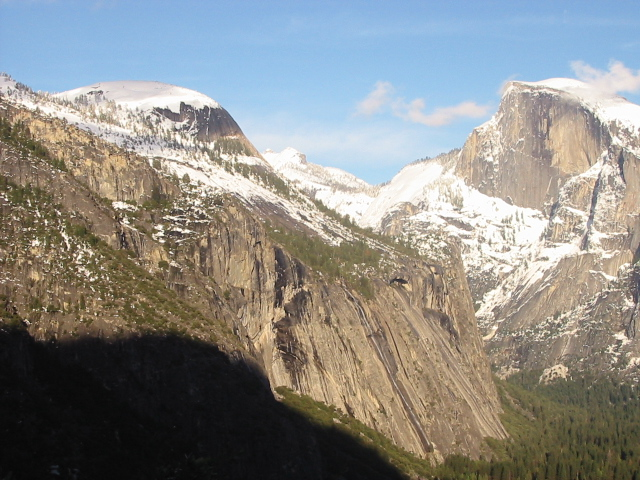
//> input picture Task08/input1.jpg, 640 x 480 px
$ ./stitching   (built with g++ and OpenCV 4)
//> lines starting //> are read from the running program, lines starting //| are printed output that depends on the picture; after the words box and inside, x2 and y2 are one past the last pixel; in counts of white or black regions, pixels touching at a corner belong together
// #include "pch.h"
#include <opencv2/opencv.hpp>
//#include <opencv2/nonfree/nonfree.hpp>
#include <iostream>
#include <vector>
#include <cmath>
#include <random>
#include <ctime>

#define RATIO_THR 0.4

using namespace std;
using namespace cv;

double euclidDistance(const Mat& vec1, const Mat& vec2);
int nearestNeighbor(const Mat& vec, const vector<KeyPoint>& keypoints, const Mat& descriptors);

void findPairs(vector<KeyPoint>& keypoints1, Mat& descriptors1,
	vector<KeyPoint>& keypoints2, Mat& descriptors2,
	vector<Point2f>& srcPoints, vector<Point2f>& dstPoints, bool crossCheck, bool ratio_threshold);

template <typename T>
Mat cal_affine(vector<int> ptl_x, vector<int> ptl_y, vector<int> ptr_x, vector<int> ptr_y, int number_of_points);

void blend_stitching(const Mat I1, const Mat I2, Mat& I_f, int bound_l, int bound_u, float alpha);
Mat cal_affine_RANSAC(vector<Point2f>& srcPoints, vector<Point2f>& dstPoints, int k, int S, double delta);
void stitching(const Mat& img1, const Mat& img2, vector<Point2f>& srcPoints, vector<Point2f>& dstPoints, String estOpt, int k, int S);

int main() {
	srand((unsigned)time(0));

	Mat input1 = imread("input1.jpg", IMREAD_COLOR);
//> input1 is the input picture: 480 rows x 640 cols, CV_8UC3; mean B, G, R 135.4, 139.3, 139.5
	Mat input2 = imread("input2.jpg", IMREAD_COLOR);
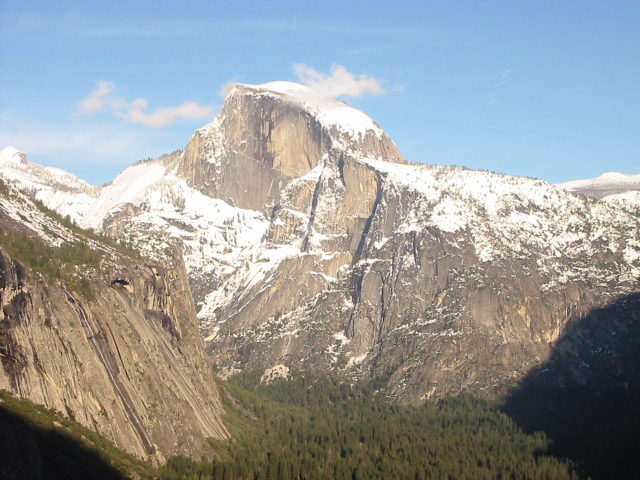
//> input picture Task08/input2.jpg, 640 x 480 px
//> input2 is the input picture: 480 rows x 640 cols, CV_8UC3; mean B, G, R 155.6, 155.5, 151.7
	Mat input1_gray, input2_gray;

	if (!input1.data || !input2.data)
	{
		std::cout << "Could not open" << std::endl;
		return -1;
	}


	cvtColor(input1, input1_gray, COLOR_RGB2GRAY);
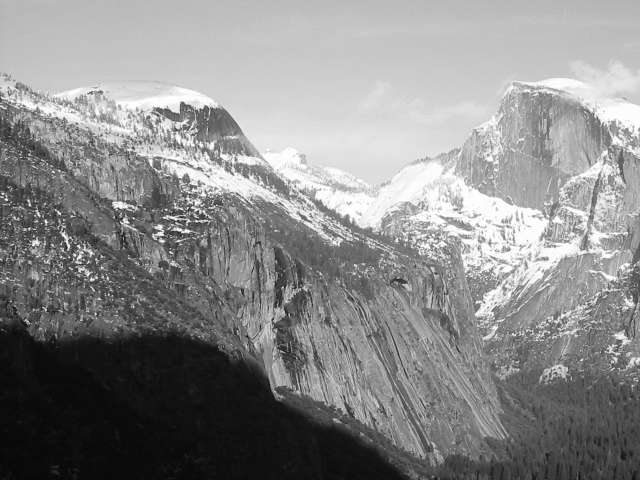
//> input1_gray: 480 rows x 640 cols, CV_8UC1; min 6, max 255, mean 138.2
	cvtColor(input2, input2_gray, COLOR_RGB2GRAY);
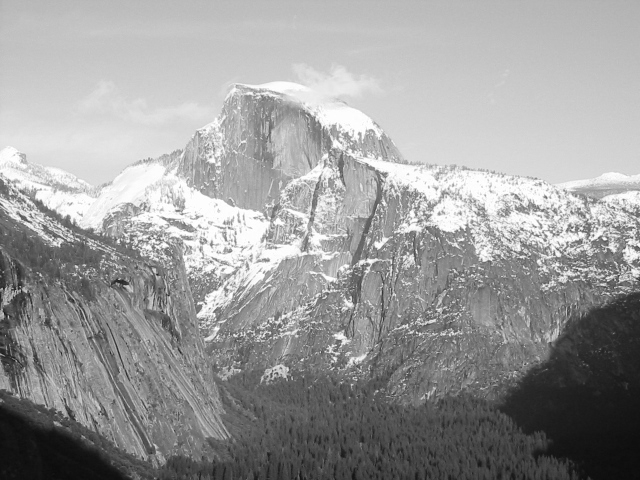
//> input2_gray: 480 rows x 640 cols, CV_8UC1; min 11, max 255, mean 155.1

	Ptr<SIFT> sift = SIFT::create(
		0,		// nFeatures
		4,		// nOctaveLayers
		0.04,	// contrastThreshold
		10,		// edgeThreshold
		1.6		// sigma
	);

	// Create a image for displaying mathing keypoints
	Size size = input2.size();
//> size = Size(640, 480)
	Size sz = Size(size.width + input1_gray.size().width, max(size.height, input1_gray.size().height));
//> sz = Size(1280, 480)
	Mat matchingImage = Mat::zeros(sz, CV_8UC3);

	input1.copyTo(matchingImage(Rect(size.width, 0, input1_gray.size().width, input1_gray.size().height)));
	input2.copyTo(matchingImage(Rect(0, 0, size.width, size.height)));

	// Compute keypoints and descriptor from the source image in advance
	vector<KeyPoint> keypoints1;
	Mat descriptors1;

	sift->detectAndCompute(input1_gray, noArray(), keypoints1, descriptors1);
//> keypoints1 = 2866 keypoints; strongest (x, y, size): (6, 199, 1.9), (78, 246, 2.1), (74, 255, 2), (46, 222, 2.3)
	printf("input1 : %d keypoints are found.\n", (int)keypoints1.size());
//| input1 : 2866 keypoints are found.

	vector<KeyPoint> keypoints2;
	Mat descriptors2;

	// Detect keypoints

	sift->detectAndCompute(input2_gray, noArray(), keypoints2, descriptors2);
//> keypoints2 = 2623 keypoints; strongest (x, y, size): (604, 239, 2.3), (545, 197, 2.3), (573, 230, 1.9), (118, 241, 2.3)
	printf("input2: %zd keypoints are found.\n", keypoints2.size());
//| input2: 2623 keypoints are found.

	for (int i = 0; i < keypoints1.size(); i++) {
		KeyPoint kp = keypoints1[i];
		kp.pt.x += size.width;
		circle(matchingImage, kp.pt, cvRound(kp.size * 0.25), Scalar(255, 255, 0), 1, 8, 0);
	}
//> this loop made 2866 passes
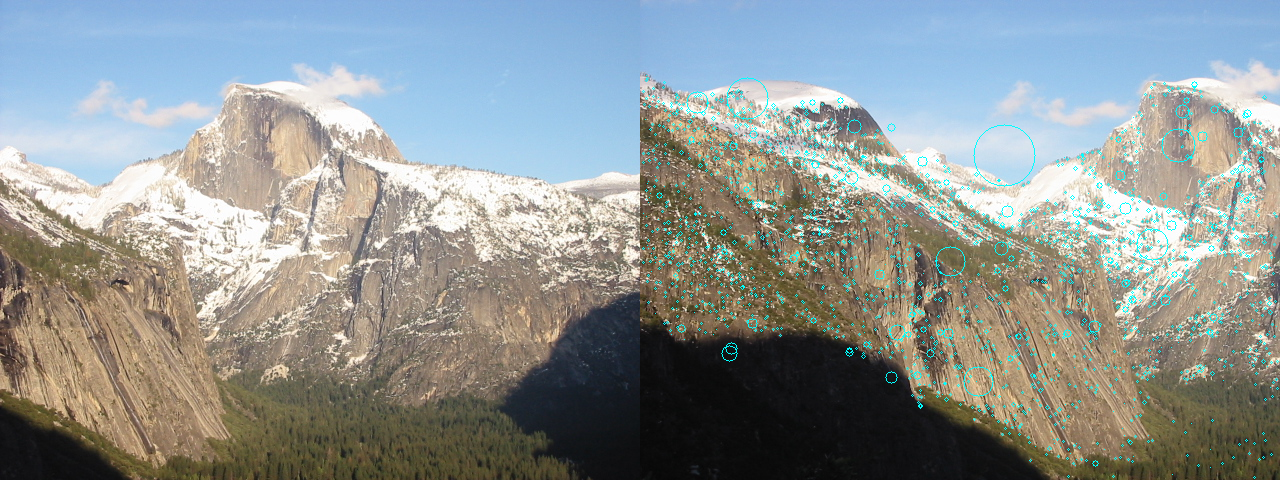
//> matchingImage: 480 rows x 1280 cols, CV_8UC3; mean B, G, R 147.4, 149, 142.9

	for (int i = 0; i < keypoints2.size(); i++) {
		KeyPoint kp = keypoints2[i];
		circle(matchingImage, kp.pt, cvRound(kp.size * 0.25), Scalar(255, 255, 0), 1, 8, 0);
	}
//> this loop made 2623 passes
//> kp on passes 1 to 3: keypoint at (2.6, 351.2), size 3.3, keypoint at (2.6, 351.2), size 3.3, keypoint at (3.1, 387.6), size 1.9
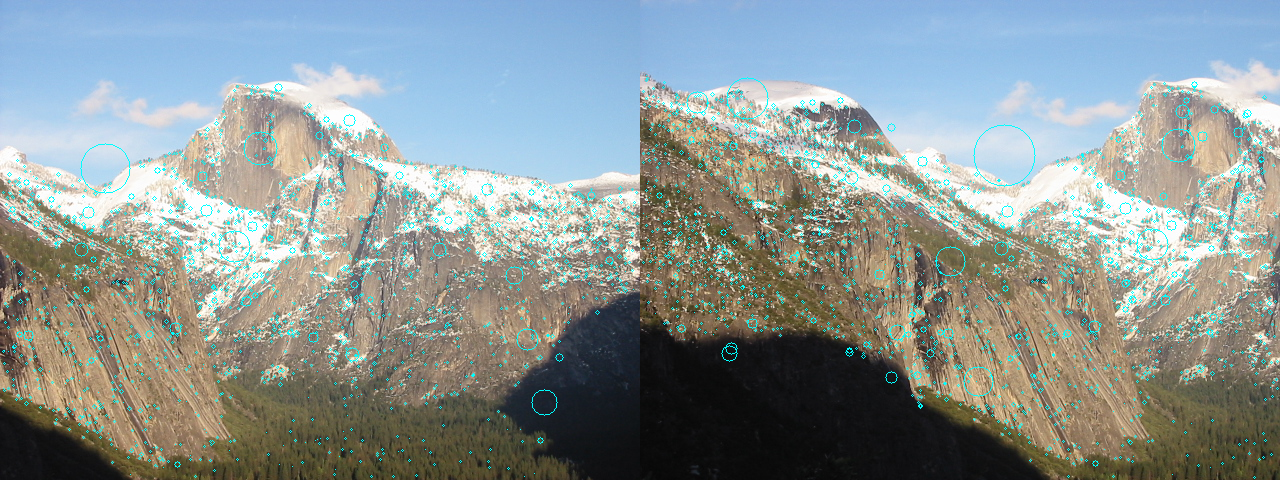
//> matchingImage: 480 rows x 1280 cols, CV_8UC3; 1.42% of pixels changed, all inside (x1, y1, x2, y2) = (2, 83, 639, 478)

	// Find nearest neighbor pairs
	vector<Point2f> srcPoints;
	vector<Point2f> dstPoints;
	bool crossCheck = true;
	bool ratio_threshold = true;
	findPairs(keypoints2, descriptors2, keypoints1, descriptors1, srcPoints, dstPoints, crossCheck, ratio_threshold);
//> the loop in findPairs, `for (int i = 0; i < descriptors1.rows; i++)` made 2623 passes
//> after the loop in findPairs, `for (int i = 0; i < descriptors1.rows; i++)`: srcPoints = 838 Points (x, y), first 12: [7.91, 199], [8.43, 327.1], [8.48, 351.4], [9.07, 217.9], [10.34, 279.4], [13.1, 385.2], [13.13, 196.6], [14.07, 350.8], [14.46, 261], [14.93, 181.2], [15.92, 343.2], [16.33, 399.2]; dstPoints = 838 Points (x, y), first 12: [288.4, 199.2], [289.4, 324.8], [289.4, 348.9], [289.9, 218.1], [291.1, 278.2], [293.7, 381.9], [293.7, 196.7], [294.5, 348.1], [295.5, 260.4], [295, 181.6], [296.3, 340.6], [296.8, 395.9]
	printf("%zd keypoints are matched.\n", srcPoints.size());
//| 838 keypoints are matched.

	// Draw line between nearest neighbor pairs
	for (int i = 0; i < (int)srcPoints.size(); ++i) {
		Point2f pt1 = srcPoints[i];
		Point2f pt2 = dstPoints[i];
		Point2f from = pt1;
		Point2f to = Point(size.width + pt2.x, pt2.y);
		line(matchingImage, from, to, Scalar(0, 0, 255));
	}
//> this loop made 838 passes
//> (pt2, from, to) on passes 1 to 3: (Point(288.4, 199.2), Point(7.91, 199), Point(928, 199)), (Point(289.4, 324.8), Point(8.43, 327.2), Point(929, 324)), (Point(289.4, 348.9), Point(8.48, 351.4), Point(929, 348))
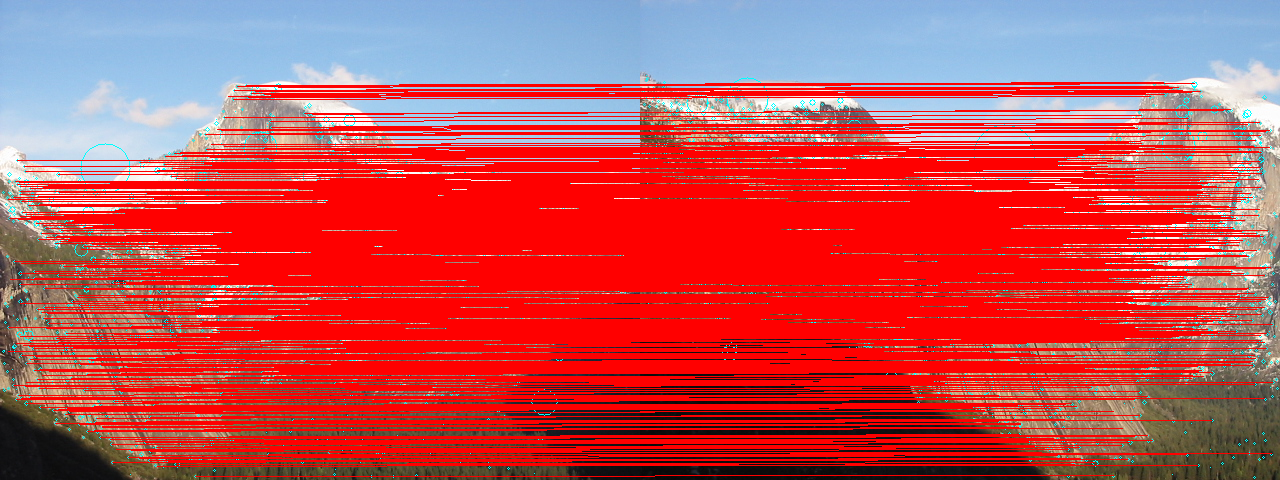
//> matchingImage: 480 rows x 1280 cols, CV_8UC3; mean B, G, R 83.5, 79.3, 196.2

	// Display mathing image
	namedWindow("Matching");
	imshow("Matching", matchingImage);

	int k = 4;
	int S = 10000;

	stitching(input1, input2, srcPoints, dstPoints, "case1", k, S);
//> after the loop in blend_stitching, `for (int i = 0; i < I1.rows; i++)`:
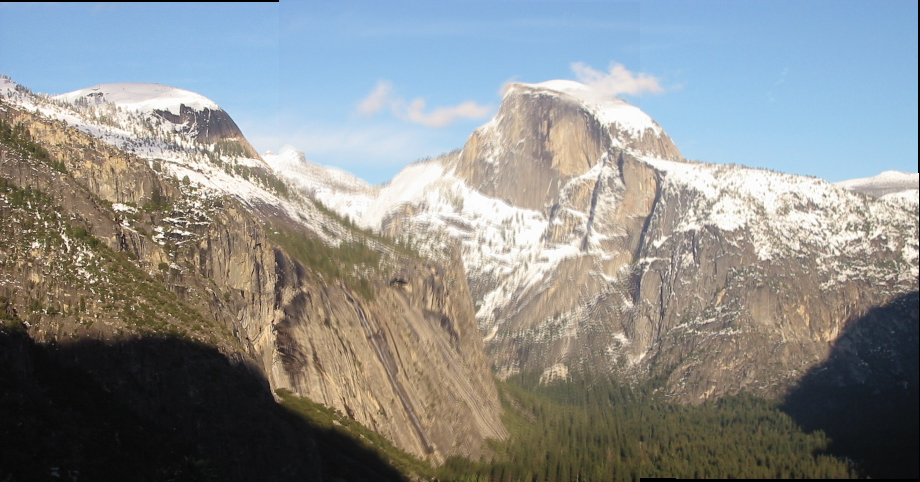
//> I_f: 482 rows x 920 cols, CV_32FC3; mean B, G, R 0.55, 0.554, 0.543
	stitching(input1, input2, srcPoints, dstPoints, "case2", k, S);

	waitKey(0);

	return 0;
}

/**
* Calculate euclid distance
*/
double euclidDistance(const Mat& vec1, const Mat& vec2) {
	double sum = 0.0;
	int dim = vec1.cols;
	for (int i = 0; i < dim; i++) {
		sum += (vec1.at<float>(0, i) - vec2.at<float>(0, i)) * (vec1.at<float>(0, i) - vec2.at<float>(0, i));
	}

	return sqrt(sum);
}

/**
* Find the index of nearest neighbor point from keypoints.
*/
int nearestNeighbor(const Mat& vec, const vector<KeyPoint>& keypoints, const Mat& descriptors) {
	int neighbor = -1;
	double minDist = 1e6;

	for (int i = 0; i < descriptors.rows; i++) {
		Mat v = descriptors.row(i);		// each row of descriptor

		double dist = euclidDistance(vec, v);
		if (dist < minDist) {
			minDist = dist;
			neighbor = i;
		}
	}

	return neighbor;
}

/**
* Find pairs of points with the smallest distace between them
*/
void findPairs(vector<KeyPoint>& keypoints1, Mat& descriptors1,
	vector<KeyPoint>& keypoints2, Mat& descriptors2,
	vector<Point2f>& srcPoints, vector<Point2f>& dstPoints, bool crossCheck, bool ratio_threshold) {
	for (int i = 0; i < descriptors1.rows; i++) {
		KeyPoint pt1 = keypoints1[i];
		Mat desc1 = descriptors1.row(i);

		int nn = nearestNeighbor(desc1, keypoints2, descriptors2);

		// Refine matching points using ratio_based thresholding
		if (ratio_threshold) {

			double closest = euclidDistance(desc1, descriptors2.row(nn));
			double secondClosest = 1e6;
			for (int j = 0; j < descriptors2.rows; j++) {
				if (j == nn) {
					continue;
				}
				double temp = euclidDistance(desc1, descriptors2.row(j));
				if (temp < secondClosest) secondClosest = temp;
			}
			if (closest > RATIO_THR * secondClosest) {
				continue;
			}
		}

		// Refine matching points using cross-checking
		if (crossCheck) {
			Mat desc2 = descriptors2.row(nn);
			int rev = nearestNeighbor(desc2, keypoints1, descriptors1);
			if (rev != i) {
				continue;
			}
		}

		KeyPoint pt2 = keypoints2[nn];
		srcPoints.push_back(pt1.pt);
		dstPoints.push_back(pt2.pt);
	}
} // end of findPiars()

///////////////////////////////// 여기까지 SIFT //////////////////////////////////////

void stitching(const Mat& img1, const Mat& img2, vector<Point2f>& srcPoints, vector<Point2f>& dstPoints, String estOpt, int k, int S) {	// srcPoints - dstPoints 대응점이므로 affine 행렬 M 계산
	// img2를 img1에 붙이는 코드
	// srcPoints = input2 = 오른쪽 이미지 점, dstPoints = input1 = 왼쪽 이미지 점
	Mat I1, I2;
	img1.convertTo(I1, CV_32FC3, 1.0 / 255);
	img2.convertTo(I2, CV_32FC3, 1.0 / 255);

	const float I1_row = I1.rows;
	const float I1_col = I1.cols;
	const float I2_row = I2.rows;
	const float I2_col = I2.cols;

	const double delta = 3;	// 임계값

	auto runStitchWithAffine = [&](const Mat& M12, const Mat& M21, const String& winSuffix) {
	// compute corners (p1, p2, p3, p4)
	// p1: (0,0)
	// p2: (row, 0)
	// p3: (row, col)
	// p4: (0, col)
	Point2f p1(M21.at<float>(0) * 0 + M21.at<float>(1) * 0 + M21.at<float>(2), M21.at<float>(3) * 0 + M21.at<float>(4) * 0 + M21.at<float>(5));				// top left
	Point2f p2(M21.at<float>(0) * 0 + M21.at<float>(1) * I2_row + M21.at<float>(2), M21.at<float>(3) * 0 + M21.at<float>(4) * I2_row + M21.at<float>(5));	// bottom left
	Point2f p3(M21.at<float>(0) * I2_col + M21.at<float>(1) * I2_row + M21.at<float>(2), M21.at<float>(3) * I2_col + M21.at<float>(4) * I2_row + M21.at<float>(5));	// bottom right
	Point2f p4(M21.at<float>(0) * I2_col + M21.at<float>(1) * 0 + M21.at<float>(2), M21.at<float>(3) * I2_col + M21.at<float>(4) * 0 + M21.at<float>(5));	// top right

	// compute boundary for merged image(I_f)
	// bound_u <= 0
	// bound_b >= I1_row-1
	// bound_l <= 0
	// bound_b >= I1_col-1
	int bound_u = (int)round(min(0.0f, min(p1.y, p4.y)));
	int bound_b = (int)round(max(I1_row - 1, max(p2.y, p3.y)));
	int bound_l = (int)round(min(0.0f, min(p1.x, p2.x)));
	int bound_r = (int)round(max(I1_col - 1, max(p3.x, p4.x)));

	// initialize merged image
	Mat I_f(bound_b - bound_u + 1, bound_r - bound_l + 1, CV_32FC3, Scalar(0));

	// inverse warping with bilinear interplolation
	for (int i = bound_u; i <= bound_b; i++) {
		for (int j = bound_l; j <= bound_r; j++) {
			float x = M12.at<float>(0) * j + M12.at<float>(1) * i + M12.at<float>(2) - bound_l;
			float y = M12.at<float>(3) * j + M12.at<float>(4) * i + M12.at<float>(5) - bound_u;

			float y1 = floor(y);
			float y2 = ceil(y);
			float x1 = floor(x);
			float x2 = ceil(x);

			float mu = y - y1;
			float lambda = x - x1;

			if (x1 >= 0 && x2 < I2_col && y1 >= 0 && y2 < I2_row)
				I_f.at<Vec3f>(i - bound_u, j - bound_l) = lambda * (mu * I2.at<Vec3f>(y2, x2) + (1 - mu) * I2.at<Vec3f>(y1, x2)) +
				(1 - lambda) * (mu * I2.at<Vec3f>(y2, x1) + (1 - mu) * I2.at<Vec3f>(y1, x1));
		}
	}

	// image stitching with blend
	blend_stitching(I1, I2, I_f, bound_l, bound_u, 0.5);

	String leftWin = "Left Image " + winSuffix;
	String rightWin = "Right Image " + winSuffix;
	String resultWin = "result " + winSuffix;

	namedWindow(leftWin);
	imshow(leftWin, I1);

	namedWindow(rightWin);
	imshow(rightWin, I2);

	I_f.convertTo(I_f, CV_8UC3, 255.0);
	namedWindow(resultWin);
	imshow(resultWin, I_f);

	// I_f.convertTo(I_f, CV_8UC3, 255.0);
	// imwrite("result.png", I_f);
	};

	if (estOpt == "case1") {	// 단순 Mx=b, outlier 포함한 벡터 전체로 계산하므로 성능 안 좋음
		int src_len = (int)srcPoints.size();	// 배열 크기
		int dst_len = (int)dstPoints.size();

		vector<int> ptl_x(dst_len), ptl_y(dst_len), ptr_x(src_len), ptr_y(src_len);
		for (int i = 0; i < dst_len; i++) {
			ptl_x[i] = (int)dstPoints[i].x;
			ptl_y[i] = (int)dstPoints[i].y;
		}
		for (int i = 0; i < src_len; i++) {
			ptr_x[i] = (int)srcPoints[i].x;
			ptr_y[i] = (int)srcPoints[i].y;
		}

		Mat M12 = cal_affine<float>(ptl_x, ptl_y, ptr_x, ptr_y, src_len);	// I1 -> I2 affine 행렬
		Mat M21 = cal_affine<float>(ptr_x, ptr_y, ptl_x, ptl_y, dst_len);	// I2 -> I1 affine 행렬
		runStitchWithAffine(M12, M21, "case1");
	}
	else {  // Mx=b + RANSAC
        for (int k_ransac : {3, 4}) {
            Mat M12 = cal_affine_RANSAC(dstPoints, srcPoints, k_ransac, S, delta);
            Mat M21 = cal_affine_RANSAC(srcPoints, dstPoints, k_ransac, S, delta);
            runStitchWithAffine(M12, M21, "case2 k=" + to_string(k_ransac));
        }
    }
}

template <typename T>
Mat cal_affine(vector<int> ptl_x, vector<int> ptl_y, vector<int> ptr_x, vector<int> ptr_y, int number_of_points) {

	Mat M(2 * number_of_points, 6, CV_32F, Scalar(0));
	Mat b(2 * number_of_points, 1, CV_32F);

	Mat M_trans, temp, affineM;

	// initialize matrix
	for (int i = 0; i < number_of_points; i++) {
		M.at<T>(2 * i, 0) = ptl_x[i];		M.at<T>(2 * i, 1) = ptl_y[i];		M.at<T>(2 * i, 2) = 1;
		M.at<T>(2 * i + 1, 3) = ptl_x[i];		M.at<T>(2 * i + 1, 4) = ptl_y[i];		M.at<T>(2 * i + 1, 5) = 1;
		b.at<T>(2 * i) = ptr_x[i];		b.at<T>(2 * i + 1) = ptr_y[i];
	}

	// (M^T * M)^(−1) * M^T * b ( * : Matrix multiplication)
	transpose(M, M_trans);
	invert(M_trans * M, temp);
	affineM = temp * M_trans * b;

	return affineM;
}

void blend_stitching(const Mat I1, const Mat I2, Mat& I_f, int bound_l, int bound_u, float alpha) {

	int col = I_f.cols;
	int row = I_f.rows;

	// I2 is already in I_f by inverse warping
	for (int i = 0; i < I1.rows; i++) {
		for (int j = 0; j < I1.cols; j++) {
			bool cond_I2 = I_f.at<Vec3f>(i - bound_u, j - bound_l) != Vec3f(0, 0, 0) ? true : false;	// I2가 있는 픽셀인지

			if (cond_I2)	// I2 있으면 I1, I2 가중치 적용하여 blending
				I_f.at<Vec3f>(i - bound_u, j - bound_l) = alpha * I1.at<Vec3f>(i, j) + (1 - alpha) * I_f.at<Vec3f>(i - bound_u, j - bound_l);
			else	// I1만 있으면 I1 그대로 사용
				I_f.at<Vec3f>(i - bound_u, j - bound_l) = I1.at<Vec3f>(i, j);

		}
	}
}

Mat cal_affine_RANSAC(vector<Point2f>& srcPoints, vector<Point2f>& dstPoints, int k, int S, double delta) {
	/*
	1. 랜덤하게 샘플 데이터 k개 선택
	2. k개의 대응점으로 Affine 행렬 M 계산
	3. M을 이용하여 나머지 대응점에 대한 변환된 점 계산 -> abs(Mp-p')^2<ε^2 인 점을 inlier로 판단
	4. 1~3을 S번 반복
	5. inlier가 가장 많은 Affine 행렬 M을 선택
	6. inlier에 대해 Affine 행렬 M을 다시 계산
	*/

	int srcSize = (int)srcPoints.size();	// srcPoints 크기

	int maxInliers = 0;				// 최대 inlier 개수
	vector<Point2f> bestSrcInliers, bestDstInliers;	// 최적일 때 inlier

	for (int i = 0; i < S; i++) {	// 1~3을 S번 반복

		// 1. 랜덤 대응점 k개 선택
		vector<int> sample_index;	// 샘플 인덱스 벡터
		while (sample_index.size() < k) {	// k개
			int randIndex = rand() % srcSize;	// 랜덤
			if (find(sample_index.begin(), sample_index.end(), randIndex) == sample_index.end()) {	// 중복 체크
				sample_index.push_back(randIndex);
			}
		}

		vector<Point2f> srcPoints_sample, dstPoints_sample;	// 실제 샘플 데이터 벡터
		for (int j = 0; j < k; j++) {
			srcPoints_sample.push_back(srcPoints[sample_index[j]]);
			dstPoints_sample.push_back(dstPoints[sample_index[j]]);
		}

		// 2. 1로 Affine 행렬 계산
		vector<int> src_x(k), src_y(k), dst_x(k), dst_y(k);	// cal_affine에 전달한 x, y 분리된 벡터
		for (int j = 0; j < k; j++) {
			src_x[j] = (int)srcPoints_sample[j].x;	// srcPoints 샘플
			src_y[j] = (int)srcPoints_sample[j].y;
			dst_x[j] = (int)dstPoints_sample[j].x;	// dstPoints 샘플
			dst_y[j] = (int)dstPoints_sample[j].y;
		}
		Mat Msd = cal_affine<float>(src_x, src_y, dst_x, dst_y, k);	// I1 -> I2 affine 행렬

		// 3. inlier 카운트
		int count = 0;
		vector<Point2f> srcInliers, dstInliers;

		for (int j = 0; j < srcSize; j++) {
			float x = Msd.at<float>(0) * srcPoints[j].x + Msd.at<float>(1) * srcPoints[j].y + Msd.at<float>(2);
			float y = Msd.at<float>(3) * srcPoints[j].x + Msd.at<float>(4) * srcPoints[j].y + Msd.at<float>(5);
			float dist = (x - dstPoints[j].x) * (x - dstPoints[j].x) + (y - dstPoints[j].y) * (y - dstPoints[j].y);	// 얘가 제곱한 거

			if (dist < delta * delta) {
				count++;
				srcInliers.push_back(srcPoints[j]);
				dstInliers.push_back(dstPoints[j]);
			}
		}
		if (count > maxInliers) {	// 더 최적인 것 나왔을 때 갱신
			maxInliers = count;
			bestSrcInliers = srcInliers;
			bestDstInliers = dstInliers;
		} // 종료되면 bestInliers에 최적 affine 행렬에 대한 inlier들 있음
	}

	// 4. bestInliers에 대해 Affine 행렬 M을 다시 계산
	int bestInlierSize = (int)bestSrcInliers.size();

	// [5 lines of commented-out code are left out]

	vector<int> best_src_x(bestInlierSize);
	vector<int> best_src_y(bestInlierSize);
	for (int j = 0; j < bestInlierSize; j++) {
		best_src_x[j] = (int)bestSrcInliers[j].x;
		best_src_y[j] = (int)bestSrcInliers[j].y;
	}
	vector<int> best_dst_x(bestInlierSize);
	vector<int> best_dst_y(bestInlierSize);
	for (int j = 0; j < bestInlierSize; j++) {
		best_dst_x[j] = (int)bestDstInliers[j].x;
		best_dst_y[j] = (int)bestDstInliers[j].y;
	}
	Mat best_M = cal_affine<float>(best_src_x, best_src_y, best_dst_x, best_dst_y, bestInlierSize);	// 최종 affine 행렬

	return best_M;
}
